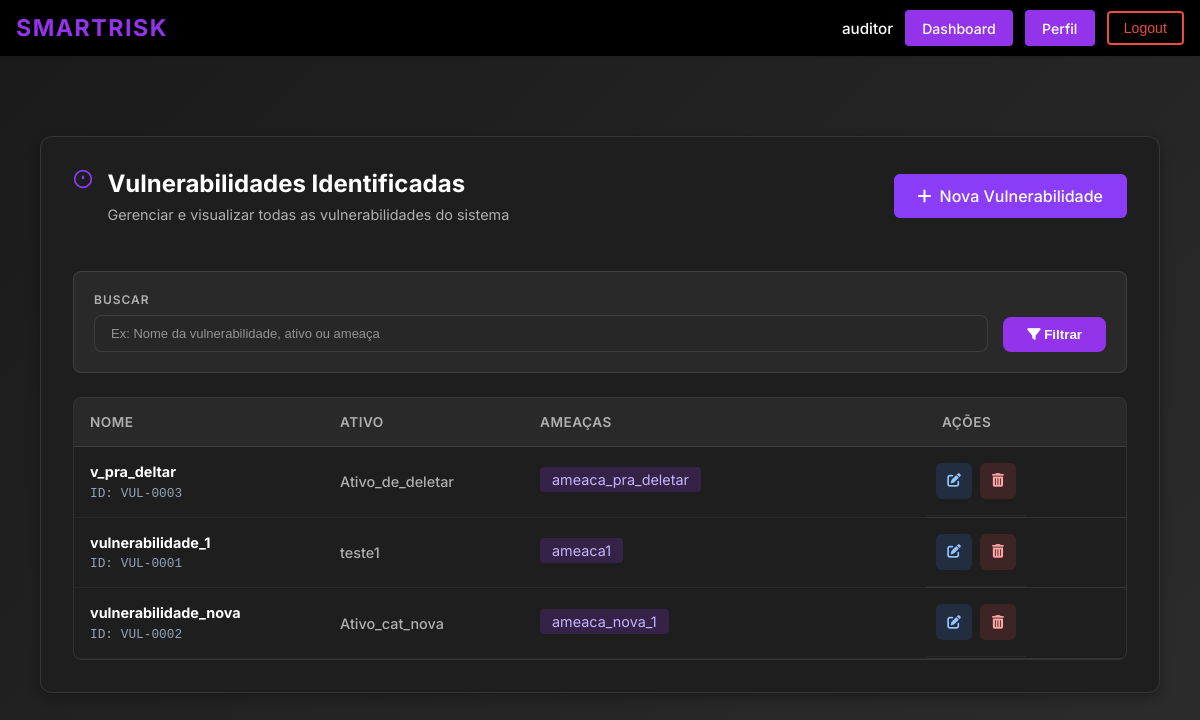
Page /lista_vulnerabilidades/ (signed in) on the earlier database version.
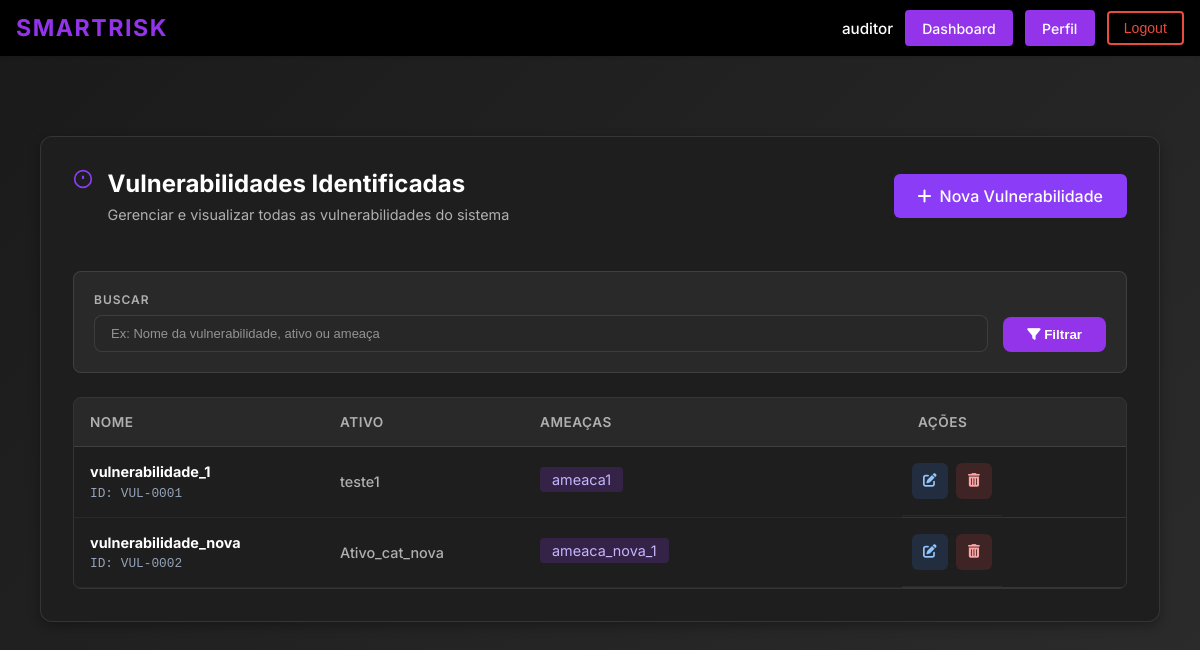
Same page on the later database version.
### ismsapp/models.py (models this page shows, shortened)
class Vulnerabilidade(models.Model):
    """The asset that has this vulnerability. Each vulnerability is linked to exactly one asset, but an asset can have multiple vulnerabilities."""
    ativo = models.ForeignKey(
        Ativo,
        on_delete = models.CASCADE,
        related_name = "vulnerabilidades",
        help_text = "O ativo que contém esta vulnerabilidade.",
    )
    """The threats that could exploit this vulnerability. Each vulnerability can be linked to multiple threats."""
    ameacas = models.ManyToManyField(
        Ameaca,
        related_name = "vulnerabilidades",
        help_text = "As ameaças que poderiam explorar esta vulnerabilidade.",
    )
    """Name/title of the vulnerability for easy identification."""
    nome = models.CharField(
        max_length=255,
        help_text="Nome ou título da vulnerabilidade identificada (ex: Falta de validação de entradas).",
    )
    class Meta:
        verbose_name = "Vulnerabilidade"
        verbose_name_plural = "Vulnerabilidades"

class Ativo(models.Model):
    """Name/identifier of the asset (e.g., 'Servidor de Banco de Dados Prod-01')."""
    nome = models.CharField(
        max_length=255,
        default="Ativo",
        help_text="Nome único ou identificador do ativo (ex.: 'Servidor de Banco de Dados Prod-01').",
    )
    """Foreign key to the asset category that classifies this asset."""
    categoria = models.ForeignKey(
        CategoriaAtivo,
        on_delete=models.SET_NULL,
        null=True,
        related_name="ativos",
        help_text="Categoria que classifica este ativo.",
    )
    """Numeric score for the Confidentiality dimension, indicating how sensitive the asset's information is. Higher values mean greater damage if data is disclosed without authorization."""
    confidencialidade = models.PositiveSmallIntegerField(
        verbose_name = "Confidencialidade (C)",
        default = 0,
        help_text = (
            "Grau de sensibilidade das informações deste ativo. "
            "Uma pontuação mais alta indica maior prejuízo caso os dados sejam divulgados sem autorização."
        ),
    )
    """Numeric score for the Integrity dimension, indicating how critical it is that the asset's data remains accurate and unaltered. Higher values mean greater harm if data is modified or corrupted."""
    integridade = models.PositiveSmallIntegerField(
        verbose_name = "Integridade (I)",
        default = 0,
        help_text = (
            "Grau de criticalidade do dado deste ativo. "
            "Uma pontuação mais alta indica maior dano se os dados forem modificados ou corrompidos."
        ),
    )
    """Numeric score for the Availability dimension, indicating how important it is that the asset is accessible when needed. Higher values mean more severe impact if the asset becomes unavailable."""
    disponibilidade = models.PositiveSmallIntegerField(
        verbose_name = "Disponibilidade (D)",
        default = 0,
        help_text = (
            "Grau de importância do acesso a este ativo quando necessário. "
            "Uma pontuação mais alta indica impacto mais severo se o ativo se tornar indisponível."
        ),
    )
    """The Privacy dimension score, indicating how much the asset handles personal data subject to privacy regulations. Higher values mean greater exposure to privacy-related obligations and risks."""
    privacidade = models.PositiveSmallIntegerField(
        verbose_name = "Privacidade (P)",
        default = 0,
        help_text = (
            "O grau em que este ativo lida com dados pessoais sujeitos a regulamentações de privacidade. "
            "Uma pontuação mais alta indica maior exposição a obrigações e riscos relacionados à privacidade."
        ),
    )
    """Composite CIDP weight calculated from the four dimension scores previously defined. This value is used in risk scoring to reflect the overall criticality of the asset. Consider overriding the save() method or using a @property to automatically keep this value in sync whenever any of the individual dimension scores are updated."""
    peso_cidp = models.DecimalField(
        max_digits = 5,
        decimal_places = 2,
        default = 0,
        help_text = (
            "Peso composto CIDP calculado a partir das quatro pontuações de dimensão acima. "
        ),
    )
    class Meta:
        verbose_name = "Ativo"
        verbose_name_plural = "Ativos"

class Ameaca(models.Model):
    """The name/title of the threat."""
    nome = models.CharField(
        max_length=255,
        help_text="Nome ou título da ameaça (ex: Ransomware Cryptolocker).",
    )
    """The assets that this threat targets. A threat can affect multiple assets."""
    ativos = models.ManyToManyField(
        Ativo,
        related_name = "ameacas",
        help_text = "Os ativos que esta ameaça tem como alvo.",
    )
    class Meta:
        verbose_name = "Ameaça"
        verbose_name_plural = "Ameaças"

### ismsapp/views.py (the view)
# urls.py: path("lista_vulnerabilidades/", views.ReadVulnerabilidadeView.as_view(), name="lista_vulnerabilidades"),
class ReadVulnerabilidadeView(View):
    template_name = "ismsapp/lista_vulnerabilidades.html"
    def _check_permission(self, user):
        if not user.is_authenticated:
            return False
        user_profile = getattr(user, 'profile', None)
        if not user_profile:
            return False
        allowed_actors = [
            UserProfile.Actor.AUDITOR,
            UserProfile.Actor.ANALISTA
        ]
        return user_profile.actor_type in allowed_actors
    @method_decorator(login_required(login_url="login"))
    def get(self, request, *args, **kwargs):
        if not self._check_permission(request.user):
            messages.error(request, "Você não tem permissão para acessar esta página.")
            return redirect('dashboard')
        from .models import Vulnerabilidade
        from django.db.models import Q
        search_query = request.GET.get('search', '').strip()
        vulnerabilidades = Vulnerabilidade.objects.select_related('ativo').prefetch_related('ameacas').order_by('nome')
        if search_query:
            vulnerabilidades = vulnerabilidades.filter(
                Q(nome__icontains=search_query) |
                Q(ativo__nome__icontains=search_query) |
                Q(ameacas__nome__icontains=search_query)
            ).distinct()
        total = vulnerabilidades.count()
        pode_editar_deletar = self._check_permission(request.user)
        contexto = {
            'vulnerabilidades': vulnerabilidades,
            'total_vulnerabilidades': total,
            'search_query': search_query,
            'pode_editar_deletar': pode_editar_deletar,
        }
        return render(request, self.template_name, contexto)

### ismsapp/templates/ismsapp/lista_vulnerabilidades.html (shortened to what this page needs)
{% extends "ismsapp/base.html" %}
{% load static %}
{% block extra_css %}
<link href="https://cdnjs.cloudflare.com/ajax/libs/font-awesome/6.4.0/css/all.min.css" rel="stylesheet">
<link href="{% static 'css/ismsapp/gestao_vulnerabilidades.css' %}" rel="stylesheet">
<link href="{% static 'css/ismsapp/lista_vulnerabilidades.css' %}" rel="stylesheet">
{% endblock %}
{% block content %}
<div class="page">
  <div class="card vulnerabilities-card">
    <div class="card-header-simple page-header">
      <div class="header-title-group">
        <svg width="20" height="20" viewBox="0 0 24 24" fill="none" stroke="#8b3cf7" stroke-width="2">
          <circle cx="12" cy="12" r="10"/>
          <path d="M12 8v4m0 4v.01" stroke-width="2.5"/>
        </svg>
        <div>
          <h2>Vulnerabilidades Identificadas</h2>
          <p>Gerenciar e visualizar todas as vulnerabilidades do sistema</p>
        </div>
      </div>
      <a href="{% url 'gestao_vulnerabilidades' %}" class="add-vulnerability-button">
        <i class="fas fa-plus"></i> Nova Vulnerabilidade
      </a>
    </div>
    <div class="filter-section">
      <form method="get" class="filter-form">
        <div class="filter-group">
          <label for="search">Buscar</label>
          <input type="text" id="search" name="search" value="{{ search_query }}" placeholder="Ex: Nome da vulnerabilidade, ativo ou ameaça">
        </div>
        <button type="submit" class="filter-button">
          <i class="fas fa-filter"></i> Filtrar
        </button>
      </form>
    </div>
    {% if vulnerabilidades %}
      <div class="vulnerabilities-table-wrapper">
        <table class="vulnerabilities-table">
          <thead>
            <tr>
              <th>NOME</th>
              <th>ATIVO</th>
              <th>AMEAÇAS</th>
              <th>AÇÕES</th>
            </tr>
          </thead>
          <tbody>
            {% for vuln in vulnerabilidades %}
              <tr>
                <td class="vuln-id-cell">
                  <div class="vuln-id">{{ vuln.nome }}</div>
                  <div class="vuln-meta-id">ID: VUL-{{ vuln.id|stringformat:"04d" }}</div>
                </td>
                <td class="asset-cell">{{ vuln.ativo.nome }}</td>
                <td class="ameacas-cell">
                  {% if vuln.ameacas.all %}
                    {% for ameaca in vuln.ameacas.all %}
                      <span class="vuln-tag">
                        {{ ameaca.nome }}
                      </span>
                    {% endfor %}
                  {% else %}
                    <span class="no-ameacas">Nenhuma ameaça associada</span>
                  {% endif %}
                </td>
                <td class="actions-cell">
                  <a href="{% url 'editar_vulnerabilidade' vuln.id %}" class="action-btn action-edit" title="Editar">
                    <i class="fas fa-edit"></i>
                  </a>
                  <button type="button" class="action-btn action-delete js-delete-trigger" title="Deletar" data-delete-url="{% url 'deletar_vulnerabilidade' vuln.id %}" data-delete-name="VUL-{{ vuln.id|stringformat:'04d' }}">
                    <i class="fas fa-trash-alt"></i>
                  </button>
                </td>
              </tr>
            {% endfor %}
          </tbody>
        </table>
      </div>
    {% endif %}
  </div>
</div>
{% endblock %}

Differences in the rows shown:
removed Vulnerabilidade: nome "v_pra_deltar", id "0003", ativo.nome "Ativo_de_deletar"
removed Ameaca: nome "ameaca_pra_deletar", shown under "v_pra_deltar"
